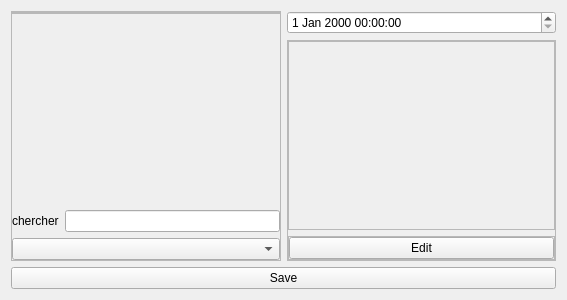
<?xml version="1.0" encoding="UTF-8"?>
<ui version="4.0">
 <class>Form</class>
 <widget class="QWidget" name="Form">
  <property name="geometry">
   <rect>
    <x>0</x>
    <y>0</y>
    <width>567</width>
    <height>300</height>
   </rect>
  </property>
  <property name="windowTitle">
   <string>Form</string>
  </property>
  <layout class="QGridLayout" name="gridLayout" columnstretch="1,1">
   <item row="2" column="0" colspan="2">
    <widget class="QPushButton" name="pushButton_interv">
     <property name="text">
      <string>Save</string>
     </property>
    </widget>
   </item>
   <item row="1" column="1">
    <widget class="QFrame" name="frame_signture">
     <property name="frameShape">
      <enum>QFrame::StyledPanel</enum>
     </property>
     <property name="frameShadow">
      <enum>QFrame::Raised</enum>
     </property>
     <layout class="QVBoxLayout" name="verticalLayout_14" stretch="10,1">
      <property name="leftMargin">
       <number>0</number>
      </property>
      <property name="topMargin">
       <number>0</number>
      </property>
      <property name="rightMargin">
       <number>0</number>
      </property>
      <property name="bottomMargin">
       <number>0</number>
      </property>
      <item>
       <widget class="QFrame" name="frame_signature">
        <property name="frameShape">
         <enum>QFrame::StyledPanel</enum>
        </property>
        <property name="frameShadow">
         <enum>QFrame::Plain</enum>
        </property>
        <layout class="QVBoxLayout" name="verticalLayout_15">
         <property name="leftMargin">
          <number>0</number>
         </property>
         <property name="topMargin">
          <number>0</number>
         </property>
         <property name="rightMargin">
          <number>0</number>
         </property>
         <property name="bottomMargin">
          <number>0</number>
         </property>
        </layout>
       </widget>
      </item>
      <item>
       <widget class="QFrame" name="frame_sigedit">
        <property name="frameShape">
         <enum>QFrame::StyledPanel</enum>
        </property>
        <property name="frameShadow">
         <enum>QFrame::Raised</enum>
        </property>
        <layout class="QHBoxLayout" name="horizontalLayout_2">
         <property name="leftMargin">
          <number>0</number>
         </property>
         <property name="topMargin">
          <number>0</number>
         </property>
         <property name="rightMargin">
          <number>0</number>
         </property>
         <property name="bottomMargin">
          <number>0</number>
         </property>
         <item>
          <widget class="QPushButton" name="pushButton_editsig">
           <property name="text">
            <string>Edit</string>
           </property>
          </widget>
         </item>
        </layout>
       </widget>
      </item>
     </layout>
    </widget>
   </item>
   <item row="0" column="1">
    <widget class="QDateTimeEdit" name="dateTimeEdit_sig"/>
   </item>
   <item row="0" column="0" rowspan="2">
    <widget class="QFrame" name="frame_2">
     <property name="frameShape">
      <enum>QFrame::StyledPanel</enum>
     </property>
     <property name="frameShadow">
      <enum>QFrame::Raised</enum>
     </property>
     <layout class="QGridLayout" name="gridLayout_2">
      <property name="leftMargin">
       <number>0</number>
      </property>
      <property name="topMargin">
       <number>0</number>
      </property>
      <property name="rightMargin">
       <number>0</number>
      </property>
      <property name="bottomMargin">
       <number>0</number>
      </property>
      <item row="0" column="0" colspan="2">
       <widget class="QFrame" name="frame_intervenant">
        <property name="frameShape">
         <enum>QFrame::StyledPanel</enum>
        </property>
        <property name="frameShadow">
         <enum>QFrame::Raised</enum>
        </property>
        <layout class="QVBoxLayout" name="verticalLayout_16">
         <property name="leftMargin">
          <number>0</number>
         </property>
         <property name="topMargin">
          <number>0</number>
         </property>
         <property name="rightMargin">
          <number>0</number>
         </property>
         <property name="bottomMargin">
          <number>0</number>
         </property>
        </layout>
       </widget>
      </item>
      <item row="2" column="0">
       <widget class="QLabel" name="label">
        <property name="text">
         <string>chercher</string>
        </property>
       </widget>
      </item>
      <item row="2" column="1">
       <widget class="QLineEdit" name="lineEdit_interv"/>
      </item>
      <item row="3" column="0" colspan="2">
       <widget class="QComboBox" name="comboBox_interv"/>
      </item>
      <item row="1" column="1">
       <spacer name="verticalSpacer">
        <property name="orientation">
         <enum>Qt::Vertical</enum>
        </property>
        <property name="sizeHint" stdset="0">
         <size>
          <width>20</width>
          <height>40</height>
         </size>
        </property>
       </spacer>
      </item>
     </layout>
    </widget>
   </item>
  </layout>
 </widget>
 <resources/>
 <connections/>
</ui>
